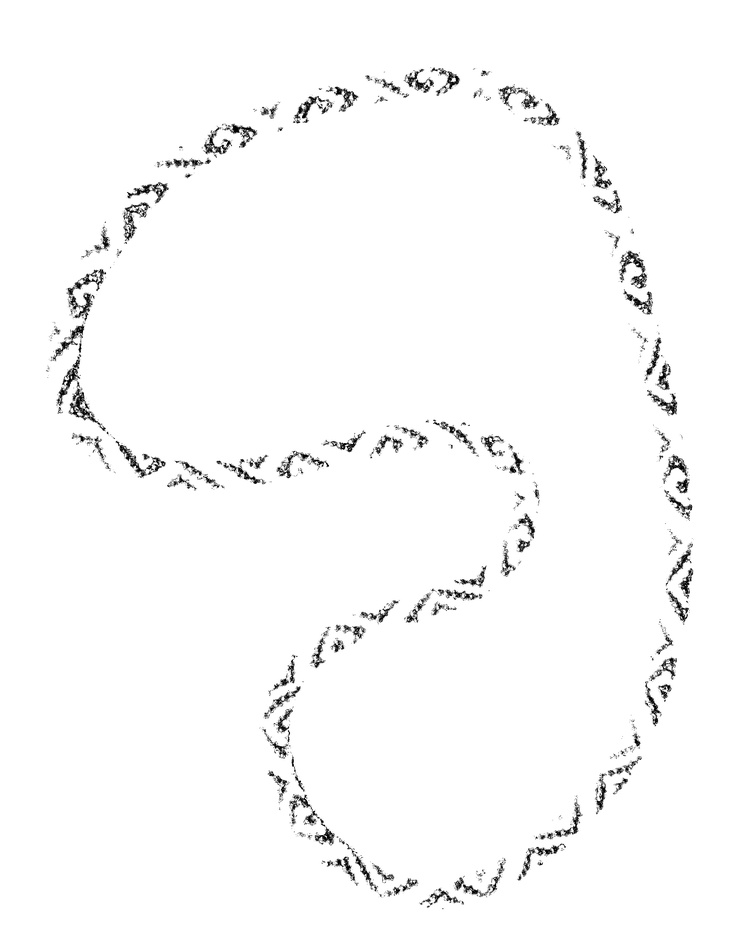
#> input picture beads-photo-2-black.jpg, 750 x 940 px, shrunk from 2540 x 3182 before the run
$ python hsv_counts.py beads-photo-2-black.jpg
#> lines starting #> are read from the running program, lines starting #| are printed output that depends on the picture
# filepath: c:\Users\rharr\git\hsv_tools\hsv_counts.py
"""
hsv_counts.py

Takes an image path as an argument and displays:
  - the original image (left)
  - a bar graph (right) whose X‐axis is the sequence of
    (H, S_bucket, V_bucket) tuples sorted by count
    and Y‐axis is the pixel count for each tuple.

Uses:
  - opencv-python for image I/O and HSV conversion
  - numpy for fast counting
  - matplotlib for plotting
"""

import argparse
import cv2
import numpy as np
import matplotlib.pyplot as plt

# Parameters
SV_BUCKET_SIZE = 16    # bucket size for S and V (so bins = 256//16 = 16)
BAR_WIDTH = 3          # width in pixels per HSV bucket in plot
MIN_HUE_COUNT = 0      # ignore hues with total count ≤ this
MIN_SV_COUNT = 0       # ignore (S_bucket, V_bucket) counts ≤ this

def report_hue_buckets(seq, hue_counts, total_pixels, hue_bucket, hbs, max_print=10):
    """
    Prints the first max_print sub‐buckets for a given hue_bucket.
    """
    count = hue_counts[hue_bucket]
    center = hue_bucket * hbs + hbs/2
    print(f"Hue bucket={hue_bucket} (center≈{center:.1f}°) fraction: {count/total_pixels:.2e}")
    title = f"First {max_print} S/V buckets for Hue bucket={hue_bucket}"
    print(f"{title} (Hu_b, S_b, V_b, count, frac, hue_frac):")
    printed = 0
    for hb, sb, vb, cnt in seq:
        if hb != hue_bucket:
            continue
        frac = cnt / total_pixels
        hue_frac = cnt / hue_counts[hb]
        print(f"Hb={hb}, Sb={sb}, Vb={vb}, count={cnt}, frac={frac:.2e}, hue_frac={hue_frac:.2e}")
        printed += 1
        if printed >= max_print:
            break

def main():
    p = argparse.ArgumentParser(
        description="Count pixels by H, S‐bucket, V‐bucket and plot results"
    )
    p.add_argument("image", help="Path to input image")
    p.add_argument("--hue-bucket-size", type=float, default=4.0,
                   help="Hue bucket width (≥1.0), default 3")
    p.add_argument("--sat-bucket-size", type=float, default=8.0,
                   help="Saturation bucket width (≥1.0), default 8")
    p.add_argument("--val-bucket-size", type=float, default=64.0,
                   help="Value bucket width (≥1.0), default 64")
    p.add_argument("--by_hue", action="store_true",
                   help="Group and sort by hue buckets (default)")
    p.add_argument("--by_bucket", action="store_true",
                   help="Sort all buckets by count (no hue grouping)")
    args = p.parse_args()
    # choose mode (default to by_hue)
    default_by_hue = True
    use_by_hue = args.by_hue
    use_by_bucket = args.by_bucket
    if use_by_hue and use_by_bucket:
        print("Error: cannot specify both --by_hue and --by_bucket")
        return
    if not use_by_hue and not use_by_bucket:
        use_by_hue = default_by_hue
    # bar width override for bucket mode
    bar_width = BAR_WIDTH if use_by_hue else 6

    # load image and convert to HSV
    img_bgr = cv2.imread(args.image)
#> img_bgr is the input picture: shape (940, 750, 3); min 0, max 255, mean 250.3
    if img_bgr is None:
        print(f"Error: could not load '{args.image}'")
        return
    img_hsv = cv2.cvtColor(img_bgr, cv2.COLOR_BGR2HSV)
#> img_hsv: shape (940, 750, 3); mean H, S, V 0, 0, 250.3

    # split channels and flatten
    h = img_hsv[:, :, 0].ravel()       # 0..179
    s = img_hsv[:, :, 1].ravel()       # 0..255
    v = img_hsv[:, :, 2].ravel()       # 0..255

    # bucket sizes from args (floats ≥1.0)
    hbs = max(1.0, args.hue_bucket_size)
    sbs = max(1.0, args.sat_bucket_size)
    vbs = max(1.0, args.val_bucket_size)

    # number of bins in each dimension
    max_hue = 180
    h_bins = int(np.ceil(max_hue / hbs))
    s_bins = int(np.ceil(256  / sbs))
    v_bins = int(np.ceil(256  / vbs))

    # bucket indices
    h_idx = np.minimum((h / hbs).astype(int), h_bins - 1)
    s_idx = np.minimum((s / sbs).astype(int), s_bins - 1)
    v_idx = np.minimum((v / vbs).astype(int), v_bins - 1)

    # total counts per hue‐bucket
    hue_counts = np.bincount(h_idx, minlength=h_bins)
#> hue_counts = 45 values, max 705000 at index 0, min 0 at index 1, mean 15666.7

    # 3D histogram over bucketed H, S, V
    counts3d = np.zeros((h_bins, s_bins, v_bins), dtype=int)
    np.add.at(counts3d, (h_idx, s_idx, v_idx), 1)

    # build sequence of (H, S_bucket, V_bucket, count)
    seq = []
    if use_by_hue:
        # group by hue then S/V
        valid_hues = np.where(hue_counts > MIN_HUE_COUNT)[0]
#> valid_hues = [0]
        sorted_hues = valid_hues[np.argsort(-hue_counts[valid_hues])]
#> sorted_hues = [0]
        for hue in sorted_hues:
            flat = counts3d[hue].ravel()
            valid_idxs = np.where(flat > MIN_SV_COUNT)[0]
            sorted_idxs = valid_idxs[np.argsort(-flat[valid_idxs])]
            for idx in sorted_idxs:
                sb = idx // v_bins
                vb = idx % v_bins
                cnt = counts3d[hue, sb, vb]
                seq.append((hue, sb, vb, cnt))
#> this loop made 1 pass
#> (valid_idxs, sorted_idxs) on pass 1: ([0, 1, 2, 3], [3, 2, 1, 0])
#> after the loop, seq = [(0, 0, 3, 686038), (0, 0, 2, 6978), (0, 0, 1, 6034), (0, 0, 0, 5950)]
    else:
        # flatten all buckets and sort purely by count
        for hue in range(h_bins):
            for sb in range(s_bins):
                for vb in range(v_bins):
                    cnt = counts3d[hue, sb, vb]
                    if cnt > MIN_SV_COUNT:
                        seq.append((hue, sb, vb, cnt))
        seq.sort(key=lambda x: x[3], reverse=True)

    # compute total pixels once
    total_pixels = img_bgr.shape[0] * img_bgr.shape[1]
#> total_pixels = 705000

    if use_by_hue:
        # report for top 6 hues (5 sub‑buckets each)
        valid_hues = np.where(hue_counts > MIN_HUE_COUNT)[0]
        sorted_hues = valid_hues[np.argsort(-hue_counts[valid_hues])]
        for hue in sorted_hues[:6]:
            report_hue_buckets(seq, hue_counts, total_pixels,
                               hue_bucket=hue, hbs=hbs, max_print=5)
#> this loop made 1 pass
#> (count in report_hue_buckets, center in report_hue_buckets, title in report_hue_buckets) on pass 1: (705000, 2, 'First 5 S/V buckets for Hue bucket=0')
#| Hue bucket=0 (center≈2.0°) fraction: 1.00e+00
#| First 5 S/V buckets for Hue bucket=0 (Hu_b, S_b, V_b, count, frac, hue_frac):
#| Hb=0, Sb=0, Vb=3, count=686038, frac=9.73e-01, hue_frac=9.73e-01
#| Hb=0, Sb=0, Vb=2, count=6978, frac=9.90e-03, hue_frac=9.90e-03
#| Hb=0, Sb=0, Vb=1, count=6034, frac=8.56e-03, hue_frac=8.56e-03
#| Hb=0, Sb=0, Vb=0, count=5950, frac=8.44e-03, hue_frac=8.44e-03

    # drop buckets with hue_fraction < 1e-3
    seq = [item for item in seq
           if (item[3] / hue_counts[item[0]]) >= 1e-3]
    # cap total buckets so plot width ≃ image width
    max_bars = img_bgr.shape[1] // bar_width
#> max_bars = 250
    if len(seq) > max_bars:
        seq = seq[:max_bars]

    # --- plotting ---
    fig, (ax_img, ax_bar) = plt.subplots(
        1, 2, figsize=(12, 6), gridspec_kw={"width_ratios": [1, 2]}
    )

    # show original image (convert BGR→RGB)
    ax_img.imshow(cv2.cvtColor(img_bgr, cv2.COLOR_BGR2RGB))
    ax_img.axis("off")

    # build RGB lookup for each bucket before plotting
    from matplotlib import colors
    hsv_mid = []
    # each h,sb,vb is the integer bucket index; use hbs,sbs,vbs to find the bucket center
    for h, sb, vb, _ in seq:
        h_mid = h * hbs + hbs / 2
        s_mid = sb * sbs + sbs / 2
        v_mid = vb * vbs + vbs / 2
        # normalize: H/180, S/255, V/255 → all in [0,1]
        hsv_mid.append([h_mid / 180.0, s_mid / 255.0, v_mid / 255.0])
#> this loop made 4 passes
#> (vb, v_mid) on passes 1 to 4: (3, 224), (2, 160), (1, 96), (0, 32)
#> after the loop, hsv_mid = [[0.0111, 0.0157, 0.878], [0.0111, 0.0157, 0.627], [0.0111, 0.0157, 0.376], [0.0111, 0.0157, 0.125]]
    hsv_arr = np.array(hsv_mid, dtype=float).reshape(1, -1, 3)
#> hsv_arr has the same summary as hsv_mid
    # rgb_arr2d shape = (N,3), values now guaranteed in 0–1
    rgb_arr2d = colors.hsv_to_rgb(hsv_arr)[0]
#> rgb_arr2d = [[0.878, 0.866, 0.865], [0.627, 0.618, 0.618], [0.376, 0.371, 0.371], [0.125, 0.124, 0.124]]

    # prepare pixel‐fraction data and horizontal positions
    fractions = [item[3] / total_pixels for item in seq]
#> fractions = [0.973, 0.0099, 0.00856, 0.00844]
    x = np.arange(len(fractions)) * bar_width
#> x = [0, 3, 6, 9]

    # color bars by HSV→RGB but force very bright (near‐white) to black
    brightness = rgb_arr2d.sum(axis=1)
#> brightness = [2.61, 1.86, 1.12, 0.373]
    # any bar whose RGB sum > 2.5 → nearly white → draw as black
    bar_colors = np.where(brightness[:, None] > 2.5, [0, 0, 0], rgb_arr2d)
#> bar_colors = [[0, 0, 0], [0.627, 0.618, 0.618], [0.376, 0.371, 0.371], [0.125, 0.124, 0.124]]
    ax_bar.bar(x, fractions, width=bar_width, color=bar_colors, align='edge')
    ax_bar.set_yscale('log')

    ax_bar.margins(x=0)
    ax_bar.set_xlim(0, len(fractions) * bar_width)

    # remove text labels—use a colored strip instead
    ax_bar.set_xticks([])
    ax_bar.set_xticklabels([])

    # build a colored strip legend, each bucket repeated BAR_WIDTH cols
    strip_height = 20   # pixels tall for the HSV strip
    strip = np.repeat(rgb_arr2d[None, :, :], bar_width, axis=1)
#> strip = [[0.878, 0.866, 0.865], [0.878, 0.866, 0.865], [0.878, 0.866, 0.865], [0.627, 0.618, 0.618], [0.627, 0.618, 0.618], [0.627, 0.618, 0.618], [0.376, 0.371, 0.371], [0.376, 0.371, 0.371], [0.376, 0.371, 0.371], [0.125, 0.124, 0.124], [0.125, 0.124, 0.124], [0.125, 0.124, 0.124]]
    strip = np.tile(strip, (strip_height, 1, 1))

    # inset a new axis below ax_bar for the color strip
    ax_strip = ax_bar.inset_axes([0, -0.18, 1, 0.15], transform=ax_bar.transAxes)
    ax_strip.imshow(strip, aspect='auto')
    ax_strip.axis("off")

    # remove horizontal axis text
    # ax_bar.set_xlabel("(Hue, S_bucket, V_bucket)")
    ax_bar.set_ylabel("Pixel fraction")
    ax_bar.set_title("HSV bucket counts")

    plt.tight_layout()
    plt.show()
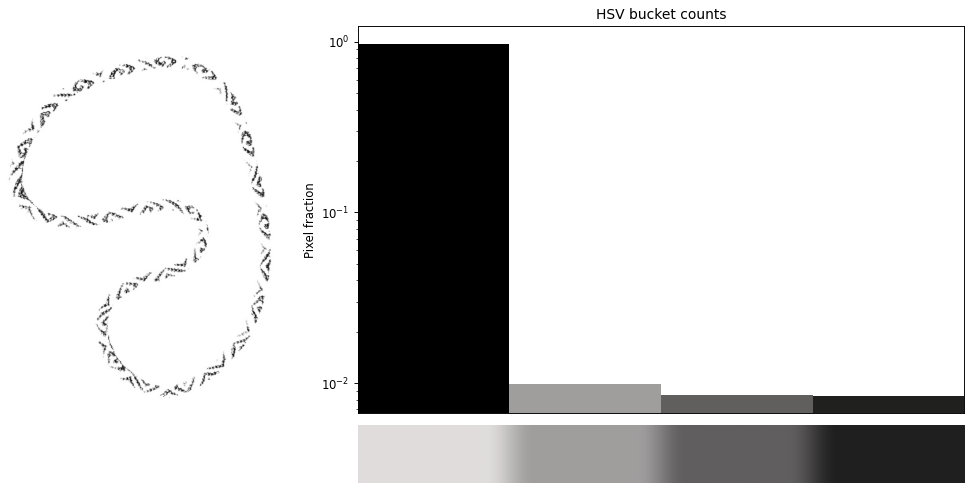
#> figure drawn by matplotlib, 2 panels


if __name__ == "__main__":
    main()

$ run again, on beads-photo-2-yellow.jpg
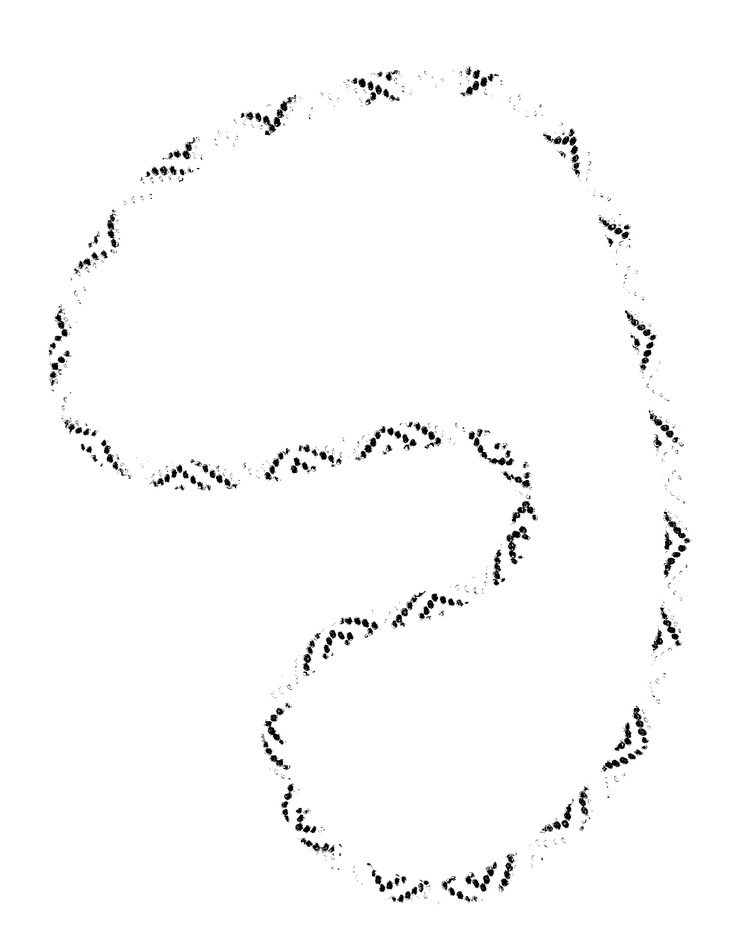
#> input picture beads-photo-2-yellow.jpg, 750 x 940 px, shrunk from 2540 x 3182 before the run
#> in main, img_bgr is the input picture: shape (940, 750, 3); min 0, max 255, mean 250.9
#> img_hsv: shape (940, 750, 3); mean H, S, V 0, 0, 250.9
#> hue_counts = 45 values, max 705000 at index 0, min 0 at index 1, mean 15666.7
#> valid_hues = [0]
#> the loop in main, `for hue in sorted_hues:` made 1 pass
#> (valid_idxs, sorted_idxs) on pass 1: ([0, 1, 2, 3], [3, 0, 2, 1])
#> after the loop in main, `for hue in sorted_hues:`: seq = [(0, 0, 3, 690890), (0, 0, 0, 7588), (0, 0, 2, 3643), (0, 0, 1, 2879)]
#> the loop in main, `for hue in sorted_hues[:6]:` made 1 pass
#> (count in report_hue_buckets, center in report_hue_buckets, title in report_hue_buckets) on pass 1: (705000, 2, 'First 5 S/V buckets for Hue bucket=0')
#> (printed output is left out)
#> the loop in main, `for h, sb, vb, _ in seq:` made 4 passes
#> (vb, v_mid) on passes 1 to 4: (3, 224), (0, 32), (2, 160), (1, 96)
#> after the loop in main, `for h, sb, vb, _ in seq:`: hsv_mid = [[0.0111, 0.0157, 0.878], [0.0111, 0.0157, 0.125], [0.0111, 0.0157, 0.627], [0.0111, 0.0157, 0.376]]
#> hsv_arr has the same summary as hsv_mid
#> rgb_arr2d = [[0.878, 0.866, 0.865], [0.125, 0.124, 0.124], [0.627, 0.618, 0.618], [0.376, 0.371, 0.371]]
#> fractions = [0.98, 0.0108, 0.00517, 0.00408]
#> x = [0, 3, 6, 9]
#> brightness = [2.61, 0.373, 1.86, 1.12]
#> bar_colors = [[0, 0, 0], [0.125, 0.124, 0.124], [0.627, 0.618, 0.618], [0.376, 0.371, 0.371]]
#> strip = [[0.878, 0.866, 0.865], [0.878, 0.866, 0.865], [0.878, 0.866, 0.865], [0.125, 0.124, 0.124], [0.125, 0.124, 0.124], [0.125, 0.124, 0.124], [0.627, 0.618, 0.618], [0.627, 0.618, 0.618], [0.627, 0.618, 0.618], [0.376, 0.371, 0.371], [0.376, 0.371, 0.371], [0.376, 0.371, 0.371]]
#> in main, `plt.show()`:
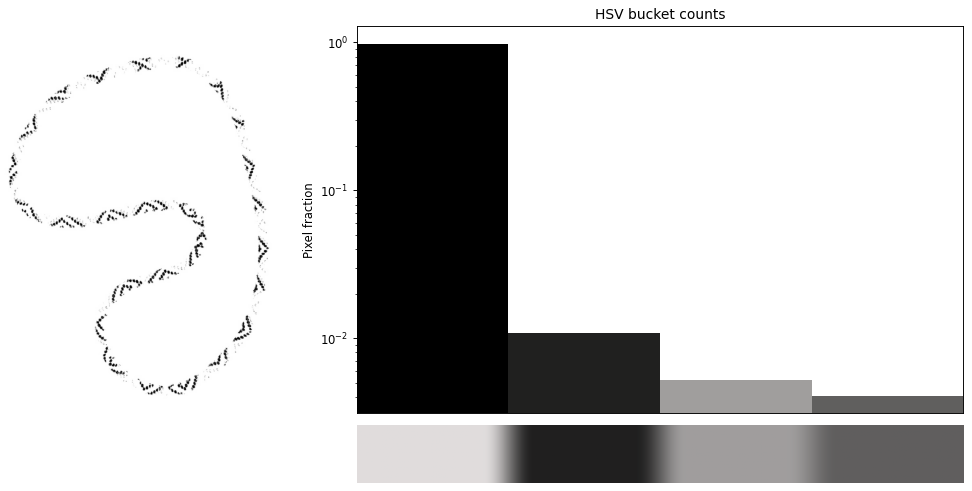
#> figure drawn by matplotlib, 2 panels
